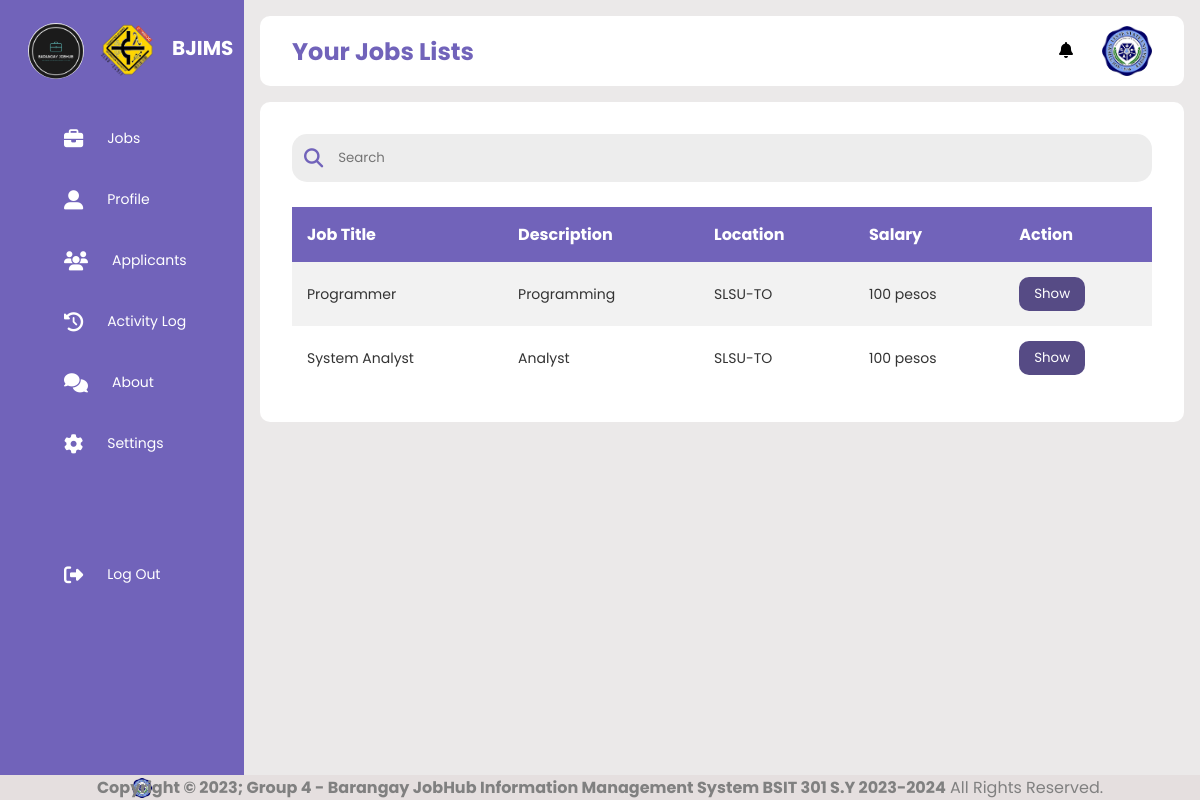
The page /employers/employers.php (signed in) on the database its author committed.
### tables this page shows
CREATE TABLE `jobs` (
  `jobid` int(11) NOT NULL,
  `title` varchar(100) DEFAULT NULL,
  `description` varchar(255) DEFAULT NULL,
  `location` varchar(100) DEFAULT NULL,
  `requirements` varchar(100) DEFAULT NULL,
  `salary` varchar(100) DEFAULT NULL,
  `posteddate` date DEFAULT NULL,
  `employer_id` int(11) DEFAULT NULL
);

### employers/employers.php (the view, shortened to what this page needs)
<?php
$user_id = $_SESSION['user_id'];
?>
<!DOCTYPE html>
<html lang="en">
    <head>
        <link rel="stylesheet" href="../css/jobseekers.css"/>
        <link rel="stylesheet" href="https://cdnjs.cloudflare.com/ajax/libs/font-awesome/6.4.0/css/all.min.css"/>
    </head>
    <body>
        <div class="sidebar">
            <?php include("sidebar.php") ?>
        </div>
        <div class="main--content">
            <div class="header--wrapper">
                <div class="header--title">
                    <h2>Your Jobs Lists</h2>
                </div>
                <div class="user--info">
                    <div class="notification">
                        <div class="notif-icon" onclick="toggleNotifi()">
                            <i class="fas fa-bell"></i>
                        </div>
                    </div>
                    <img src="../img/slsu.png" alt=""/>
                </div>
            </div>
            <div class="tabular--wrapper">
                <div class="search--box">
                    <i class="fas fasolid fa-search"></i>
                    <input type="text" id="Input" placeholder="Search"/>
                </div>
                <br>
                <div class="table-container">
                    <table>
                        <thead>
                            <th>Job Title</th>
                            <th>Description</th>
                            <th>Location</th>
                            <th>Salary</th>
                            <th>Action</th>
                        </thead>
                        <tbody id="Table">
                            <?php
                                require_once "../connection.php";
                                $sql = mysqli_query($conn, "SELECT * FROM jobs WHERE employer_id = '$user_id' ORDER BY jobid");
                                $row = mysqli_num_rows($sql);
                                if($row > 0) {
                                    while($row = mysqli_fetch_array($sql)) {
                            ?>
                            <tr>
                                <td><?php echo $row['title'];?></td>
                                <td><?php echo $row['description'];?></td>
                                <td><?php echo $row['location'];?></td>
                                <td><?php echo $row['salary'];?></td>
                                <td><a href="viewjobs.php?profid=<?php echo htmlentities($row['jobid']);?>" style="font-size: 15px;"><button style="background: rgb(86, 75, 133);
    color: #fff;
    padding: 7px 15px;
    border-radius: 10px;
    cursor: pointer;">Show</button></a></td>
                            </tr>
                            <?php
                                }}
                            ?>
                        </tbody>
                    </table>
                </div>
            </div>
        </div>
        <div class="footer" style="position: fixed;left: 0;bottom: 0;width: 100%;background: rgb(229, 223, 223);color: gray;text-align: center;">
            <strong><img src="../img/slsu.png" style="width: 20px; height: 20%; margin-left: 11%; margin-bottom: -23px; margin-top: 3px;"/>Copyright &copy; 2023; Group 4 - Barangay JobHub Information Management System BSIT 301 S.Y 2023-2024</strong> All Rights Reserved.
        </div>
    </body>
</html>

### css/jobseekers.css (style rules this page uses)
* { margin: 0; padding: 0; border: none; outline: none; box-sizing: border-box; font-family: "Poppins", sans-serif; }
body { display: flex; }
.sidebar { position: sticky; top: 0; left: 0; bottom: 0; width: 300px; height: 100vh; padding: 0 1rem; color: #fff; overflow: hidden; transition: all 0.5s linear; background: rgba(113, 99, 186, 255); }
img { display: block; width: 100%; }
.main--content { position: relative; background: #ebe9e9; width: 100%; padding: 1rem; }
i { font-size: 1rem; transition: all 300ms ease; }
.header--wrapper img { width: 50px; height: 50px; cursor: pointer; border-radius: 50%; }
.header--wrapper { display: flex; justify-content: space-between; align-items: center; flex-wrap: wrap; background: #fff; border-radius: 10px; padding: 10px 2rem; margin-bottom: 1rem; }
.header--title { color: rgba(113, 99, 186, 255); }
.notification { margin-right: 10px; border-radius: 50%; }
.notif-icon { cursor: pointer; margin-right: 3px; line-height: 50px; }
.user--info { display: flex; align-items: center; gap: 1rem; }
.search--box { background: rgb(237, 237, 237); border-radius: 15px; color: rgba(113, 99, 186, 255); display: flex; align-items: center; gap: 5px; padding: 4px 12px; }
.search--box input { background: transparent; padding: 10px; }
.search--box i { font-size: 1.2rem; cursor: pointer; transition: all 0.5s ease-out; }
.tabular--wrapper { background: #fff; margin-top: 1rem; border-radius: 10px; padding: 2rem; }
.table-container { width: 100%; }
table { width: 100%; border-collapse: collapse; border-radius: 20%; }
thead { background: rgba(113, 99, 186, 255); color: #fff; }
th { padding: 15px; text-align: left; }
tbody { background: #f2f2f2; }
td { padding: 15px; font-size: 14px; color: #333; }
tr:nth-child(even) { background: #fff; }
.table-container button { color: green; background: none; cursor: pointer; }

### css/admin.css (style rules this page uses)
:root { --color-background: #ebe9e9; --color-white: #fff; --color-dark: #363949; --color-dark-variant: #677483; --color-light: rgba(132,139,200,0.18); --box-shadow: 0 2rem 3rem var(rgba(132,139,200,0.18)); --background-sidebar: rgba(113,99,186,255); --hover: #e0e0e058; --thead: rgba(113, 99, 186, 255); --tbody: #f2f2f2; --nthchild: #fff; }
* { margin: 0; padding: 0; border: none; outline: none; box-sizing: border-box; font-family: "Poppins", sans-serif; }
body { display: flex; }
.sidebar { position: sticky; top: 0; left: 0; bottom: 0; width: 300px; height: 100vh; padding: 0 1rem; color: #fff; overflow: hidden; transition: all 0.5s linear; background: var(--background-sidebar); }
img { display: block; width: 100%; }
.main--content { position: relative; background: var(--color-background); width: 100%; padding: 1rem; }
i { font-size: 1rem; transition: all 300ms ease; }
.header--wrapper img { width: 50px; height: 50px; cursor: pointer; border-radius: 50%; }
.header--wrapper { display: flex; justify-content: space-between; align-items: center; flex-wrap: wrap; background: var(--color-white); border-radius: 10px; padding: 10px 2rem; margin-bottom: 1rem; }
.header--title { color: var(--thead); }
.notification { margin-right: 10px; border-radius: 50%; }
.notif-icon { cursor: pointer; margin-right: 3px; line-height: 50px; }
.user--info { display: flex; align-items: center; gap: 1rem; }
.search--box { background: rgb(237, 237, 237); border-radius: 15px; color: rgba(113, 99, 186, 255); display: flex; align-items: center; gap: 5px; padding: 4px 12px; }
.search--box input { background: transparent; padding: 10px; }
.search--box i { font-size: 1.2rem; cursor: pointer; transition: all 0.5s ease-out; }
.tabular--wrapper { background: var(--color-white); margin-top: 1rem; border-radius: 10px; padding: 2rem; }
.table-container { width: 100%; }
table { width: 100%; border-collapse: collapse; border-radius: 20%; }
thead { background: var(--thead); color: #fff; }
th { padding: 15px; text-align: left; }
tbody { background: var(--tbody); }
td { padding: 15px; font-size: 14px; color: #333; }
tr:nth-child(even) { background: var(--nthchild); }
.table-container button { color: green; background: none; cursor: pointer; }

### rows shown on the page
jobs: title "Programmer", description "Programming", location "SLSU-TO", salary "100 pesos"
jobs: title "System Analyst", description "Analyst", location "SLSU-TO", salary "100 pesos"
